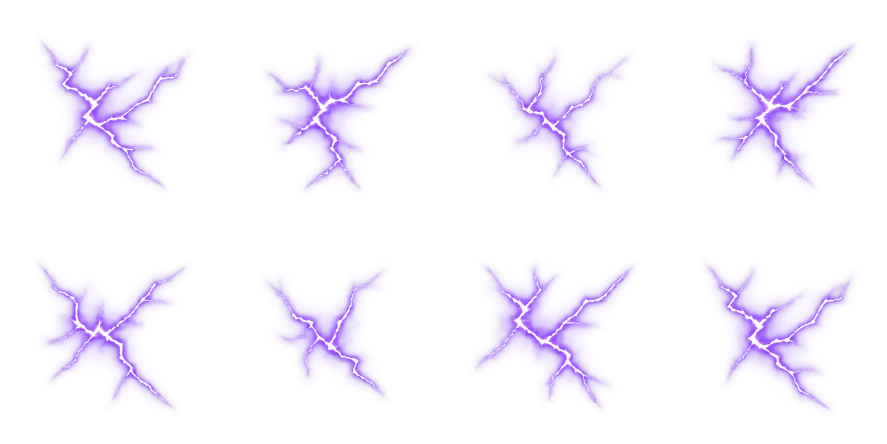
#> input picture spiel/assets/fx-roh/fx_blitz.png, 1774 x 887 px (shown at 1/2 size); its folder holds 5 pictures in this run
$ python build-fx.py
#> lines starting #> are read from the running program, lines starting #| are printed output that depends on the picture
# Effekt-Bilder aufbereiten (1.11.2026): Rohbilder aus assets/fx-roh → assets/fx (klein, webp, Spritesheets als Streifen)
# Aufruf: python3 tools/fx/build-fx.py
import os, math, colorsys
from PIL import Image, ImageDraw, ImageFilter
R = os.path.join(os.path.dirname(__file__), '..', '..', 'assets'); SRC = os.path.join(R, 'fx-roh'); DST = os.path.join(R, 'fx')
os.makedirs(DST, exist_ok=True)
F = 192  # Kantenlänge je Einzelbild
def save(im, name, q=82): im.save(os.path.join(DST, name + '.webp'), 'WEBP', quality=q, method=6)
def strip(name, cols, rows, out=None, n=None):
#> called with name = 'fx_blitz', cols = 4, rows = 2
    im = Image.open(os.path.join(SRC, name + '.png')).convert('RGBA'); W, H = im.size; cw, ch = W / cols, H / rows
#> in strip, im is the input picture: PIL image 1774x887 RGBA; mean R, G, B, A 34.2, 17.9, 68.6, 16.5
#> after `W, H = im.size`: W = 1774; H = 887
#> after `cw, ch = (W / cols, H / rows)`: cw = 443.5; ch = 443.5
    frames = []
    for r in range(rows):
        for c in range(cols):
            fr = im.crop((round(c * cw), round(r * ch), round((c + 1) * cw), round((r + 1) * ch)))
            s = max(fr.size); sq = Image.new('RGBA', (s, s)); sq.paste(fr, ((s - fr.size[0]) // 2, (s - fr.size[1]) // 2))
            frames.append(sq.resize((F, F), Image.LANCZOS))
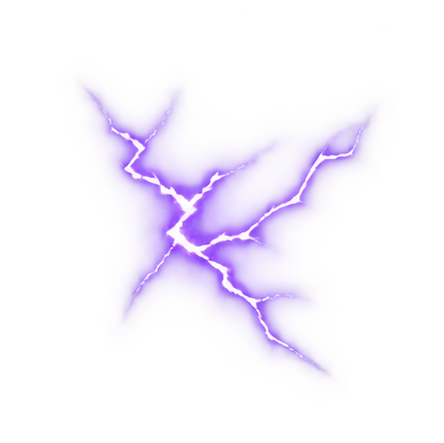
#> fr: PIL image 444x443 RGBA; mean R, G, B, A 36.6, 19.4, 73.4, 18.1; transparent parts drawn white
#> after the loop, frames = 8 items
    if n: frames = frames[:n]
    st = Image.new('RGBA', (F * len(frames), F))
#> st: PIL image 1536x192 RGBA; every value is 0
    for i, f in enumerate(frames): st.paste(f, (i * F, 0))
#> this loop made 8 passes
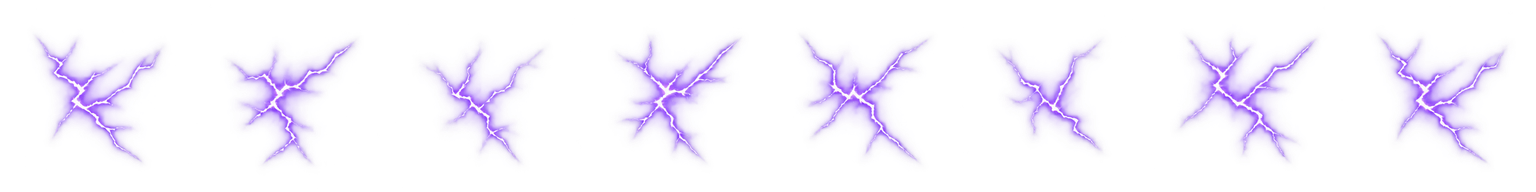
#> st: PIL image 1536x192 RGBA; mean R, G, B, A 34.1, 17.7, 68.4, 16.4; transparent parts drawn white
    save(st, out or name); return len(frames)
meta = {}
for n, g in {'fx_blitz': (4, 2), 'fx_wind': (4, 2), 'fx_erde': (4, 2), 'fx_wasser': (4, 2), 'fx_feuer': (4, 2), 'fx_dunkelheit': (4, 2), 'fx_klinge': (4, 2), 'fx_staub_landung': (4, 2), 'fx_staub_landung2': (4, 2), 'fx_treffer_funken': (4, 2), 'fx_splitter': (4, 4)}.items():
#> (the run stopped early here; a loop or call above may not have finished)
